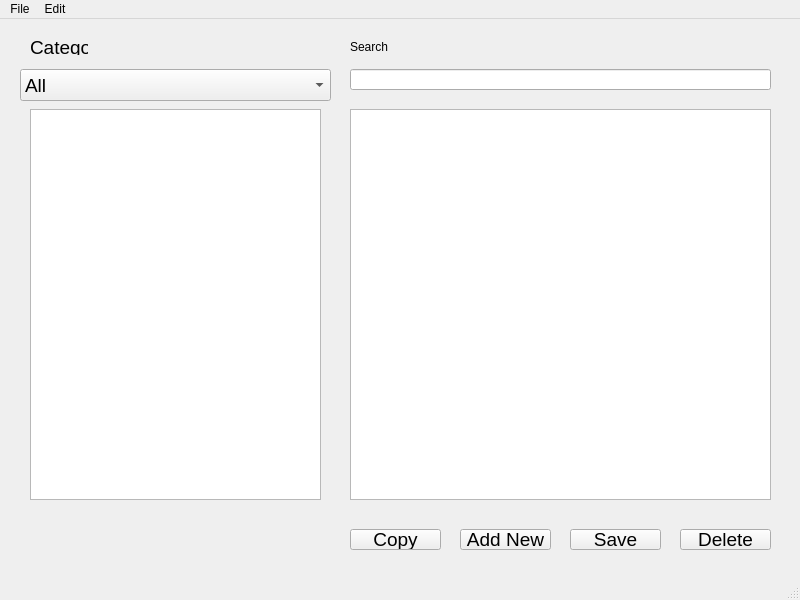
<?xml version="1.0" encoding="UTF-8"?>
<ui version="4.0">
 <class>MainWindow</class>
 <widget class="QMainWindow" name="MainWindow">
  <property name="geometry">
   <rect>
    <x>0</x>
    <y>0</y>
    <width>800</width>
    <height>600</height>
   </rect>
  </property>
  <property name="windowTitle">
   <string>MainWindow</string>
  </property>
  <widget class="QWidget" name="Code_Snippet_Manager">
   <widget class="QPlainTextEdit" name="snippetTextEdit">
    <property name="geometry">
     <rect>
      <x>350</x>
      <y>90</y>
      <width>421</width>
      <height>391</height>
     </rect>
    </property>
   </widget>
   <widget class="QToolButton" name="addButton">
    <property name="geometry">
     <rect>
      <x>460</x>
      <y>510</y>
      <width>91</width>
      <height>21</height>
     </rect>
    </property>
    <property name="font">
     <font>
      <family>Arial</family>
      <pointsize>14</pointsize>
     </font>
    </property>
    <property name="text">
     <string>Add New</string>
    </property>
   </widget>
   <widget class="QToolButton" name="editButton">
    <property name="geometry">
     <rect>
      <x>570</x>
      <y>510</y>
      <width>91</width>
      <height>21</height>
     </rect>
    </property>
    <property name="font">
     <font>
      <family>Arial</family>
      <pointsize>14</pointsize>
     </font>
    </property>
    <property name="text">
     <string>Save</string>
    </property>
   </widget>
   <widget class="QToolButton" name="deleteButton">
    <property name="geometry">
     <rect>
      <x>680</x>
      <y>510</y>
      <width>91</width>
      <height>21</height>
     </rect>
    </property>
    <property name="font">
     <font>
      <family>Arial</family>
      <pointsize>14</pointsize>
     </font>
    </property>
    <property name="text">
     <string>Delete</string>
    </property>
   </widget>
   <widget class="QToolButton" name="copyButton">
    <property name="geometry">
     <rect>
      <x>350</x>
      <y>510</y>
      <width>91</width>
      <height>21</height>
     </rect>
    </property>
    <property name="font">
     <font>
      <family>Arial</family>
      <pointsize>14</pointsize>
     </font>
    </property>
    <property name="text">
     <string>Copy</string>
    </property>
   </widget>
   <widget class="QComboBox" name="category">
    <property name="geometry">
     <rect>
      <x>20</x>
      <y>50</y>
      <width>311</width>
      <height>32</height>
     </rect>
    </property>
    <property name="font">
     <font>
      <family>Arial</family>
      <pointsize>14</pointsize>
     </font>
    </property>
    <item>
     <property name="text">
      <string>All</string>
     </property>
    </item>
   </widget>
   <widget class="QLabel" name="label">
    <property name="geometry">
     <rect>
      <x>30</x>
      <y>20</y>
      <width>58</width>
      <height>16</height>
     </rect>
    </property>
    <property name="font">
     <font>
      <family>Arial</family>
      <pointsize>14</pointsize>
     </font>
    </property>
    <property name="text">
     <string>Category</string>
    </property>
   </widget>
   <widget class="QListWidget" name="listWidget">
    <property name="geometry">
     <rect>
      <x>30</x>
      <y>90</y>
      <width>291</width>
      <height>391</height>
     </rect>
    </property>
   </widget>
   <widget class="QLabel" name="label_2">
    <property name="geometry">
     <rect>
      <x>350</x>
      <y>20</y>
      <width>58</width>
      <height>16</height>
     </rect>
    </property>
    <property name="text">
     <string>Search</string>
    </property>
   </widget>
   <widget class="QLineEdit" name="searchBar">
    <property name="geometry">
     <rect>
      <x>350</x>
      <y>50</y>
      <width>421</width>
      <height>21</height>
     </rect>
    </property>
   </widget>
  </widget>
  <widget class="QMenuBar" name="menubar">
   <property name="geometry">
    <rect>
     <x>0</x>
     <y>0</y>
     <width>800</width>
     <height>24</height>
    </rect>
   </property>
   <widget class="QMenu" name="menuFile">
    <property name="title">
     <string>File</string>
    </property>
    <addaction name="actionExport"/>
    <addaction name="actionImport"/>
    <addaction name="actionClose"/>
   </widget>
   <widget class="QMenu" name="menuEdit">
    <property name="title">
     <string>Edit</string>
    </property>
    <addaction name="actionClear_All_Data"/>
   </widget>
   <addaction name="menuFile"/>
   <addaction name="menuEdit"/>
  </widget>
  <widget class="QStatusBar" name="statusbar"/>
  <action name="actionExport">
   <property name="text">
    <string>Export</string>
   </property>
  </action>
  <action name="actionClose">
   <property name="text">
    <string>Close</string>
   </property>
  </action>
  <action name="actionImport">
   <property name="text">
    <string>Import csv</string>
   </property>
  </action>
  <action name="actionClear_All_Data">
   <property name="text">
    <string>Clear All Data</string>
   </property>
  </action>
 </widget>
 <resources/>
 <connections/>
</ui>
